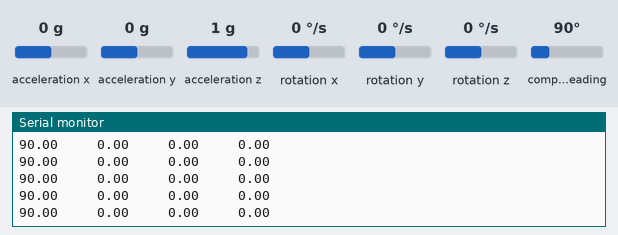
Simulated run of this sketch. Board: Arduino Uno, built with avr-gcc and run on an emulated ATmega328P. Parts: the last lines printed to the serial monitor. Inputs (shaded band) come from the test bench; at power-on: acceleration x 0 g, acceleration y 0 g, acceleration z 1 g, rotation x 0 °/s, rotation y 0 °/s, rotation z 0 °/s, compass heading 90°.

Above: at 9.7 s.
9.8 s: acceleration x set to -0.2 g
At 9.94 s:
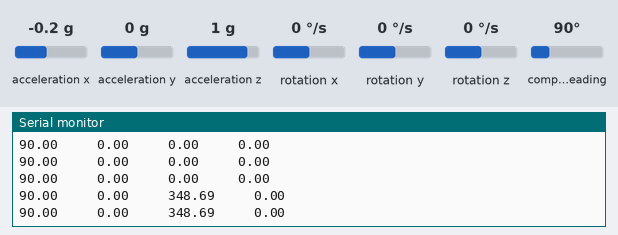
12.8 s: acceleration x set to 0.1 g
At 12.88 s:
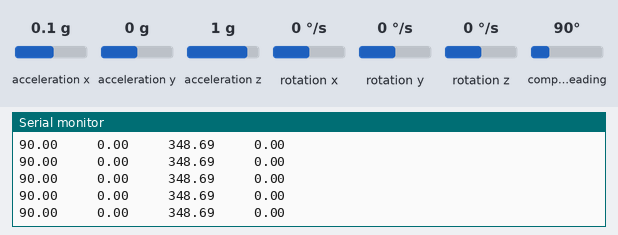
Timing chart, 0 to 15.3 s (numbered marks = the images above; inputs shaded):
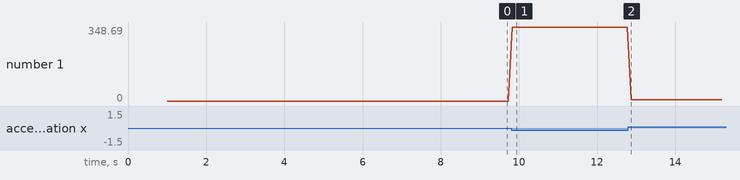

Measured:
- after the input at 9.8 s, the serial monitor: prints a new line at once (image 1)
- plotted number 1: 0 → 348.69 after the input at 9.8 s, 348.69 → 5.69 after the input at 12.8 s

The sketch:

ARM_IMU.ino
```cpp
#include <Wire.h>
#include <Adafruit_Sensor.h>
#include <Adafruit_BNO055.h>
#include <utility/imumaths.h>
Adafruit_BNO055 bno = Adafruit_BNO055();
float Inclination=90;
float InclinationError=0;
float Angle=0;
float AngleError=0;
float AngularSpeed=0;
float Tilt=0;
float TiltError=0;
int Quadrant=3; //1=left 2=right 3=up 4=down

void ReadIMU(){
    imu::Vector<3> euler = bno.getVector(Adafruit_BNO055::VECTOR_EULER);
    Inclination = euler.z()-InclinationError;
    Angle = euler.x()-AngleError;
    if(Angle<0){
      Angle+=360;
    }
    Tilt = euler.y()-TiltError;
    if(Tilt<0){
      Tilt+=360;
    }
    sensors_event_t angVelocityData;
    bno.getEvent(&angVelocityData, Adafruit_BNO055::VECTOR_GYROSCOPE);
    AngularSpeed = angVelocityData.gyro.z*57.3;
}

void IMUCalibrate(){
  imu::Vector<3> euler = bno.getVector(Adafruit_BNO055::VECTOR_EULER);
  Inclination = euler.z();
  InclinationError=Inclination-90;
  Angle = euler.x();
  AngleError = Angle;
  Tilt = euler.y();
  TiltError = Tilt;
}

void IMUInitialize(){
  bno.begin();
  bno.setExtCrystalUse(true);
  IMUCalibrate();
}


void setup() {
  Serial.begin(9600);
  Serial.println("initialize");
  IMUInitialize();
  delay(1000);
}

void loop() {
  ReadIMU();
  Serial.print(Inclination);
  Serial.print("     ");
  Serial.print(Angle);
  Serial.print("     ");
  Serial.print(Tilt);
  Serial.print("     ");
  Serial.println(AngularSpeed);
  delay(100);
}
```
